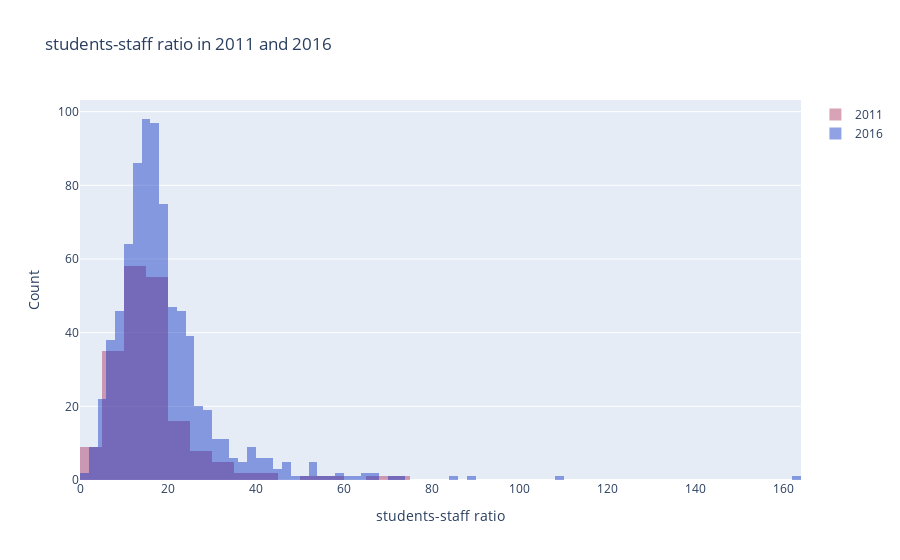

This figure's notebook cell:
### Markdown cell above
### Histogram of students-staff ratio in 2011 and 2016 year

### Code cell
# prepare data
x2011 = timesData.student_staff_ratio[timesData.year == 2011]
x2016 = timesData.student_staff_ratio[timesData.year == 2016]

# creating plotly graph object
import plotly.graph_objs as go

# creating histogram trace

trace1 = go.Histogram(
    x=x2011,
    opacity=0.75,
    name = "2011",
    marker=dict(color='rgba(171, 50, 96, 0.6)'))

trace2 = go.Histogram(
    x=x2016,
    opacity=0.75,
    name = "2016",
    marker=dict(color='rgba(12, 50, 196, 0.6)'))

data = [trace1, trace2]

# modifying layout
layout = go.Layout(barmode='overlay',
                   title='students-staff ratio in 2011 and 2016',
                   xaxis=dict(title='students-staff ratio'),
                   yaxis=dict(title='Count'),
                   )

fig = go.Figure(data=data, layout=layout)
fig.show()

### Figure 1 — Plotly figure (JSON) as saved in the notebook; plotly's stock layout.template omitted (floating-point values rounded to 4 significant figures; data arrays with more than 128 entries replaced by an {"elided": "..."} marker saying what was removed)
{"data": [{"marker": {"color": "rgba(171, 50, 96, 0.6)"}, "name": "2011", "opacity": 0.75, "type": "histogram", "x": {"elided": "200 float values"}}, {"marker": {"color": "rgba(12, 50, 196, 0.6)"}, "name": "2016", "opacity": 0.75, "type": "histogram", "x": {"elided": "800 float values"}}], "layout": {"barmode": "overlay", "title": {"text": "students-staff ratio in 2011 and 2016"}, "xaxis": {"title": {"text": "students-staff ratio"}}, "yaxis": {"title": {"text": "Count"}}}}
